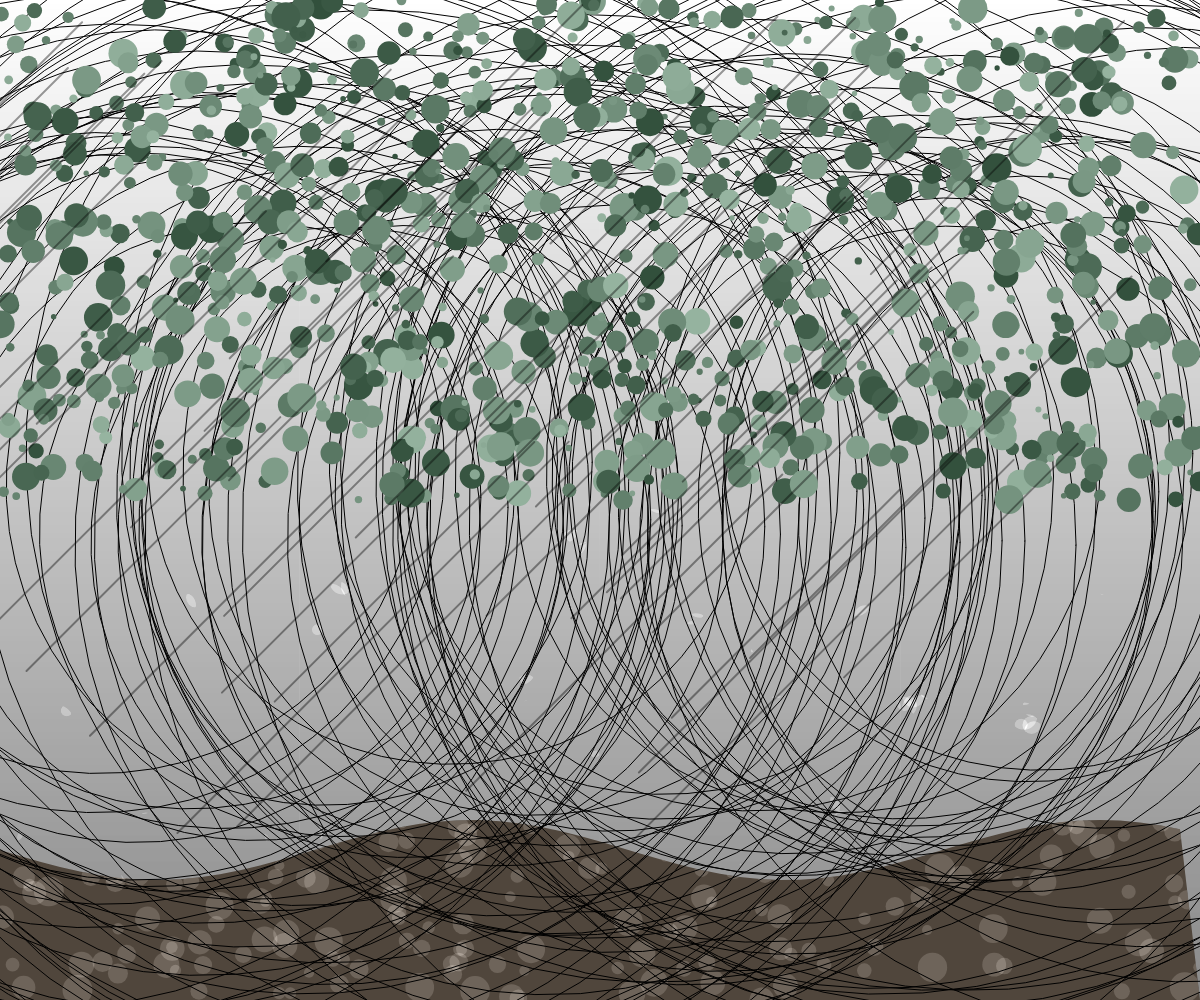
Frame 1 (no input)
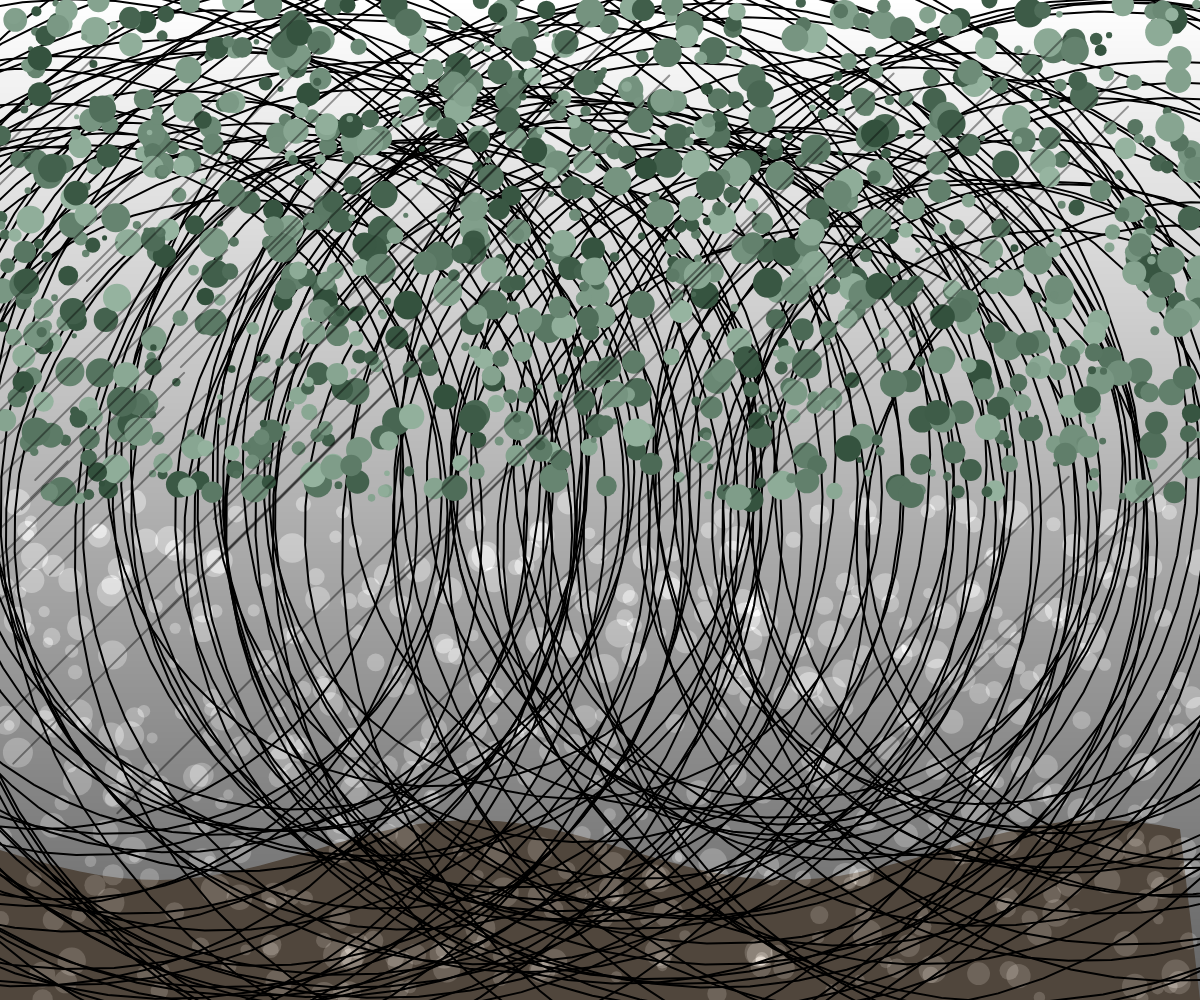
Frame 2 (the mouse pressed at the canvas centre, redrawn once)

The p5.js sketch that drew these frames (run headless with seeded random() and noise() and a simulated clock; the mouse was pressed at the canvas centre and the sketch redrawn once):

// p5.js sketch
// ── sketch.js
function setup() {
  createCanvas(windowWidth, windowHeight);
  noLoop();
}

function draw() {
  // Background gradient for sky
  for (let y = 0; y < height; y++) {
    let inter = map(y, 0, height, 0, 1);
    let b = lerp(255, 100, inter);
    stroke(b);
    line(0, y, width, y);
  }

  // Distant mountains with atmospheric perspective
  fill(80, 70, 60);
  noStroke();
  beginShape();
  vertex(0, height);
  for (let x = 0; x < width; x += 20) {
    let y = height - 150 + sin(x * 0.01) * 30;
    vertex(x, y);
  }
  vertex(width, height);
  endShape(CLOSE);

  // Mist effect
  blendMode(ADD);
  for (let i = 0; i < 500; i++) {
    let x = random(width);
    let y = random(height / 2, height);
    let sz = random(10, 30);
    fill(255, 255, 255, 30);
    ellipse(x, y, sz, sz);
  }
  blendMode(BLEND);

  // Rolling hills in foreground
  stroke(0);
  noFill();
  for (let i = 0; i < 100; i++) {
    let x = random(width);
    let y = height / 2 + random(-50, 50);
    let r = random(300, 600);
    beginShape();
    for (let a = 0; a < TWO_PI; a += 0.1) {
      let px = x + cos(a) * r;
      let py = y + sin(a) * r;
      vertex(px, py);
    }
    endShape(CLOSE);
  }

  // Textured field patches
  noStroke();
  for (let i = 0; i < 1000; i++) {
    let x = random(width);
    let y = random(height / 2);
    let sz = random(5, 30);
    let r = random(50, 150);
    fill(r, r + 30, r + 10);
    ellipse(x, y, sz, sz);
  }

  // Long shadows
  stroke(0, 0, 0, 100);
  strokeWeight(2);
  for (let i = 0; i < 50; i++) {
    let x = random(width);
    let y = random(height / 2);
    let len = random(300, 600);
    let angle = PI * 0.75;
    line(x, y, x + cos(angle) * len, y + sin(angle) * len);
  }
}
